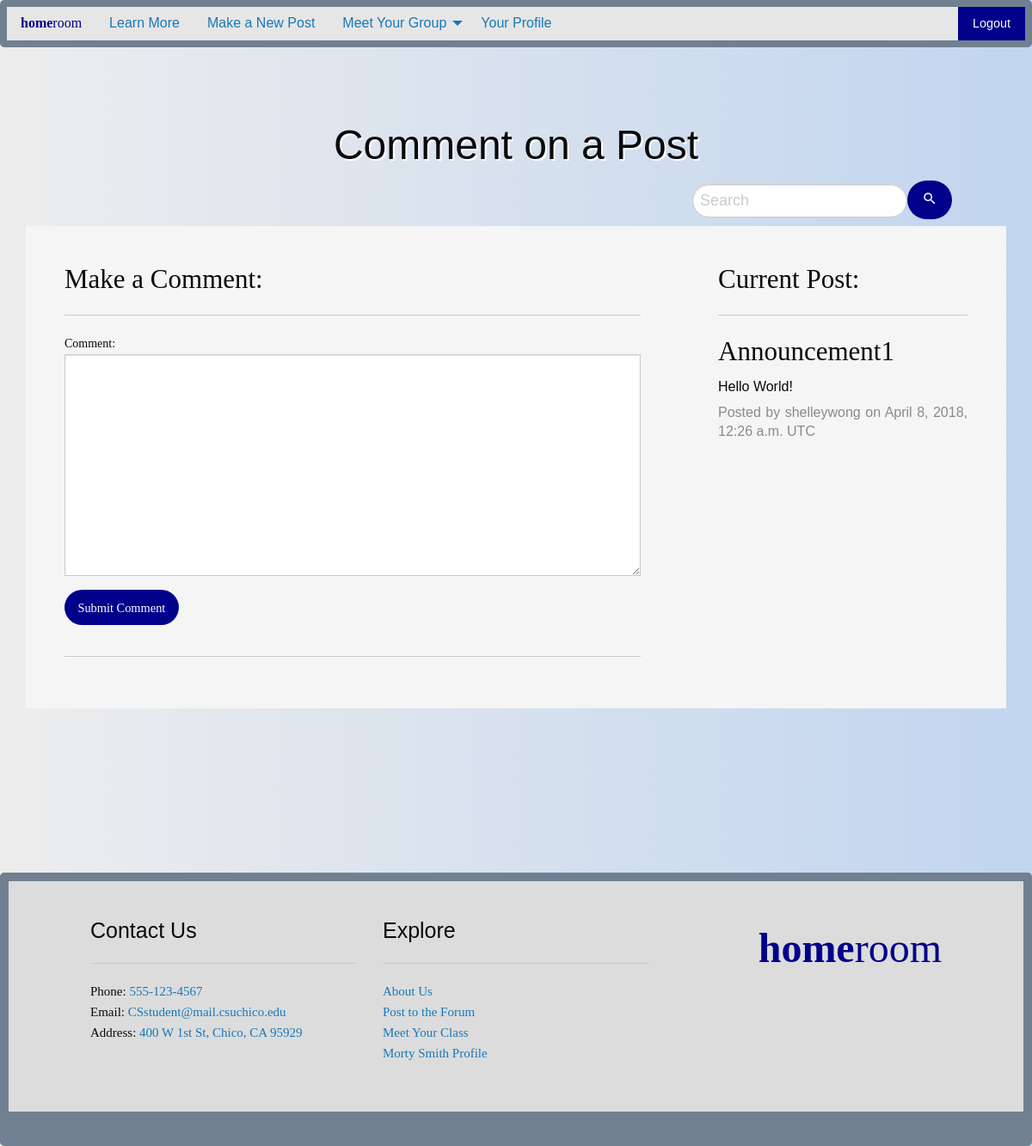
The page /comment/1/ (signed in) on the database its author committed.
### myapp/models.py (models this page shows, shortened)
class Post_Model(models.Model):
    subject = models.CharField(max_length=240)
    details = models.TextField()
    created_on = models.DateTimeField(auto_now_add=True, blank=True)
    author = models.ForeignKey(
        User,
        on_delete=models.CASCADE
    )

### myapp/views.py (the view)
# urls.py: path('comment/<int:post_topic_id>/',views.comment_view),
@login_required(login_url='/login/')
def comment_view(request,post_topic_id):
    if request.method == 'POST':
        post_comm = Post_Comment_Form(request.POST)
        if post_comm.is_valid():
            post_comm.save(post_topic_id, request.user)
            return redirect("/")
    else:
        post_comm = Post_Comment_Form()
    post_list = Post_Model.objects.all()
    comment_list = Post_Comment_Model.objects.all()
    context={
        "post_comm":post_comm,
        "post_topic_id":post_topic_id,
        "post_list":post_list,
        "comment_list":comment_list
    }
    return render(request,'comment.html',context)

### myapp/forms.py (shortened to what this page needs)
class Post_Comment_Form(forms.Form):
    comment = forms.CharField(widget=forms.Textarea,label='Comment')

### myapp/templates/comment.html (shortened to what this page needs)
{% extends "base.html" %}
{% load static %}
{% block body %}
  <div class="grid-container" id="main-body">
    <div class="grid-y medium-grid-frame">
      <div class="cell shrink header medium-cell-block-container">
        <h1 class="text-center sans-serif-text shadowed">Comment on a Post</h1>
        <div class="grid-x grid-padding-x">
          <div class="cell large-4 large-offset-8 medium-6 medium-offset-6">
            <h4 class="text-right sans-serif-text">
              <ul class="menu">
                <li><input type="search" class="searchfield" style="font-size:18px;" placeholder="Search"></li>
                <li><button type="button" class="button button1">
                  <i class="material-icons" style="font-size:18px;">search</i></button>
                </li>
              </ul>
            </h4>
          </div>
        </div>
      </div>
      <div class="cell medium-auto medium-cell-block-container">
        <div class="grid-x grid-padding-x">
          <div class="cell medium-8 medium-cell-block-y main-text">
            <div class="main-text serif-text">
              <h3 class="serif-text">Make a Comment:</h3>
              <hr>
              <form action="/comment/{{ post_topic_id }}/" method="POST">
                {{ post_comm.comment.label_tag }}
                {{ post_comm.comment }}
                <input type="submit" class="button button1" value="Submit Comment"/>
              </form>
              <hr>
            </div>
          </div>
          <div class="cell medium-4 medium-cell-block-y main-text">
            <div class="main-text serif-text">
              <h3 class="serif-text">Current Post:</h3>
              <hr>
              <div class="text-justify">
                {% for item in post_list %}
                  {% if post_topic_id == item.id %}
                    <h3 class="serif-text">{{ item.subject }}<h3>
                    <h6 class="sans-serif-text">{{ item.details }}</h6>
                    <h6 class="sans-serif-text subheader">
                      Posted by {{ item.author }} on {{ item.created_on }} UTC
                    </h6>
                  {% endif %}
                {% endfor %}
              </div>
            </div>
          </div>
        </div>
      </div>
    </div>
  </div>
{% endblock %}

### chat/templates/base.html (shortened to what this page needs)
{% load static %}
<!DOCTYPE html>
<html class="no-js" lang="en" dir="ltr">
  <head>
    <link rel="stylesheet" href="{% static "/css/foundation.css" %}">
    <link rel="stylesheet" href="{% static "css/app.css" %}">
  </head>
  <body>
      <div class="top-bar" id="main-menu">
        <div class="top-bar-left">
          <ul class="vertical medium-horizontal dropdown menu" data-dropdown-menu>
            <a class="logo" href="/"><b>home</b>room</a>
            <li class="has-submenu">
              <a href="/about/">Learn More</a>
            </li>
            {% if user.is_authenticated %}
            <li class="has-submenu">
              <a href="/forum/">Make a New Post</a>
            </li>
            <li class="has-submenu">
              <a href="/meet/">Meet Your Group</a>
            </li>
            <li class="has-submenu">
              <a href="/profile/">Your Profile</a>
            </li>
            {% endif %}
          </ul>
        </div>
        <div class="top-bar-right">
          <ul class="vertical medium-horizontal menu">
            {% if user.is_authenticated %}
            <li><a href="/logout/" class="button buttonR">Logout</a></li>
            {% else %}
            <li><a href="/login/" class="button buttonL">Login</a></li>
            <li><a href="/register/" class="button buttonR">Register</a></li>
            {% endif %}
          </ul>
        </div>
      </div>
    {% block body %}{% endblock %}
      <div>
        <footer class="cell shrink footer">
          <div id="foot-body">
            <div class="grid-x grid-padding-x foot-text">
              <div class="cell large-4 medium-6">
                <h4 class="text-left sans-serif-text">Contact Us</h4>
                <hr>
                <p class="serif-text">Phone: <a href="#">555-123-4567</a><br>
                  Email: <a href="#">CSstudent@mail.csuchico.edu</a><br>
                  Address: <a href="#">400 W 1st St, Chico, CA 95929</a>
                </p>
              </div>
              <div class="cell large-4 medium-6">
                <h4 class="text-left sans-serif-text">Explore</h4>
                <hr>
                <p class="serif-text">
                  <a href="/about/">About Us</a><br>
                  {% if user.is_authenticated %}
                  <a href="/forum/">Post to the Forum</a><br>
                  <a href="/meet/">Meet Your Class</a><br>
                  <a href="/profile/">{{ user.first_name }} {{ user.last_name }} Profile</a>
                  {%  endif %}
                </p>
              </div>
              <div class="cell auto large-text-right">
                <h1><a class="logo" href="/"><b>home</b>room</a></h1>
              </div>
            </div>
          </div>
        </footer>
      </div>
  </body>
</html>

### myapp/static/css/app.css (style rules this page uses)
body { background: linear-gradient(to right, #EDEDED, #C1D5EF); overflow-x: hidden; }
.sans-serif-text { font-family: "Optima", sans-serif; }
.serif-text { font-family: "Garamond", serif; }
.shadowed { text-shadow: 2px 2px #FFFFFF; }
.button1 { background-color: #00008B; border-radius: 25px; }
.buttonR { background: #00008B; }
.top-bar { font-family: "Optima", sans-serif; background: #708090; border-radius: 5px; }
.logo { font-family: "AmericanTypewriter"; color: #00008B; }
#main-body { padding: 80px 30px; }
.main-text { font-size: 17px; padding: 20px 30px; background: #F5F5F5; }
.searchfield { width: 100%; border: 1px solid #c9c9c9; border-radius: 25px; }
#foot-body { border-style: solid; border-width: 10px; border-bottom: 40px solid #708090; border-radius: 5px; border-color: #708090; padding: 20px 0px; background: #DCDCDC; }
.foot-text { font-size: 15px; padding: 20px 80px; }

### rows shown on the page
Post_Model: subject "Announcement1", details "Hello World!", author "shelleywong", created_on "April 8, 2018, 12:26 a.m."

### other values the page prints
{{ post_comm.comment.label_tag }} "Comment:"
{{ user.first_name }} "Morty"
{{ user.last_name }} "Smith"
